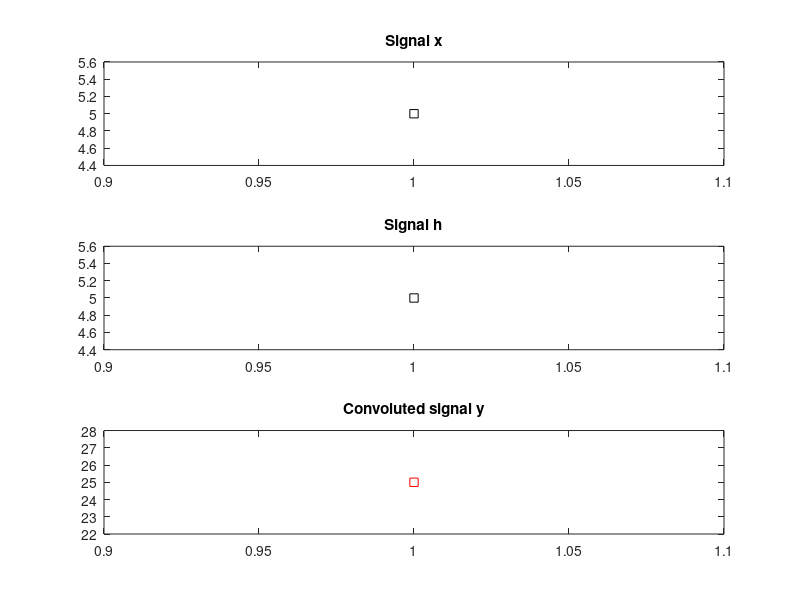
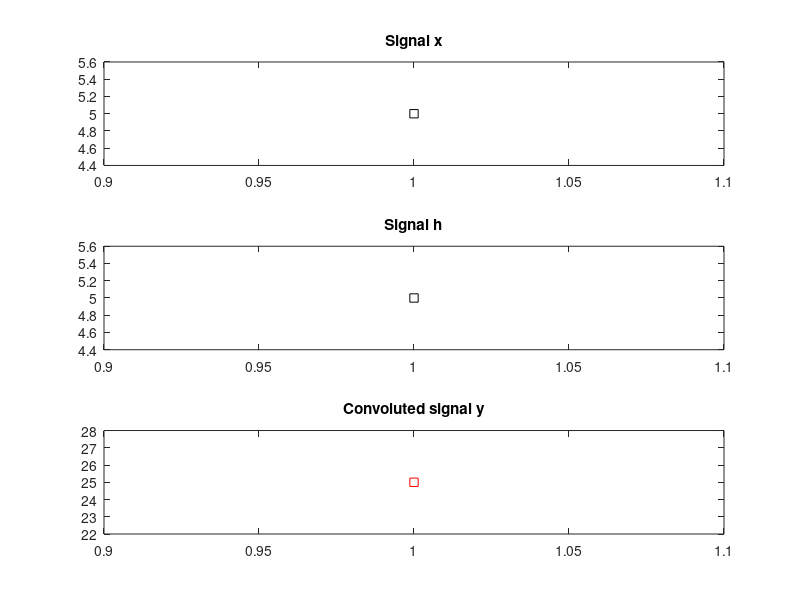
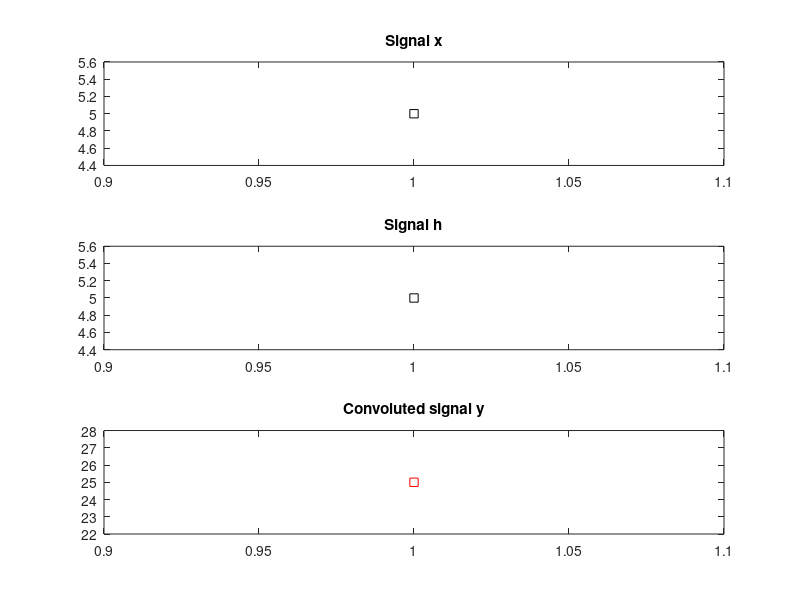

MATLAB code for these plots, in order:
clear
close all
clc
%% Convolution using conv
x = input('Enter the signal x:');
h = input('Enter the signal h:');
disp(x);
disp(h);

figure
subplot(311)
plot(x,'ks-');
title('Signal x')
subplot(312)
plot(h,'ks-');
title('Signal h')

y = conv(x,h);
disp(y);
subplot(313)
plot(y,'rs-');
title('Convoluted signal y');
%% Convolution using fft
x = input('Enter the signal x:');
h = input('Enter the signal h:');
disp(x);
disp(h);
figure
subplot(311)
plot(x,'ks-');
title('Signal x')
subplot(312)
plot(h,'ks-');
title('Signal h')

l1 = length(x);
l2 = length(h);

m = l1+l2-1;
xn = fft(x,m);
hn = fft(h,m);
converse = ifft(xn.*hn);

subplot(313)
plot(converse,'rs-')
disp(converse)
title('Convoluted signal y');
%% Linear Convolution
x = input('Enter the sequence of x:');
h = input('Enter the sequence of h:');
l1 = length(x);
l2 = length(h);
figure
subplot(311)
plot(x,'ks-');
title('Signal x')
subplot(312)
plot(h,'ks-');
title('Signal h')
m = l1+l2-1;
z = zeros(1,m);
xn = [x,zeros(1,m-l1)];
hn = [h,zeros(1,m-l2)];
for i=1:m
    for j=1:i
        z(i) = z(i)+xn(j)*hn(i-j+1);
    end
end
disp(z);
subplot(313)
plot(z,'rs-');
title('Convoluted signal y');
%% Circular convolution
x = [1 1 2 3];
h = [0 1 2 3];
l1 = length(x);
l2 = length(h);
N = max(l1,l2);
z = cconv(x,h,N);
%% Circular convolution using graphical method
x = [1 1 2 3];
h = [0 1 2 3];
l1 = length(x);
l2 = length(h);
N = max(l1,l2);
xn = [x zeros(1,N-l1)];
hn = [h zeros(1,N-l2)];
y = zeros(1,N);
for n=1:N
    for m=1:N
        j=mod(n-m,N);
        j=j+1;
        y(n)=y(n)+x(m)*h(j);
    end
end
